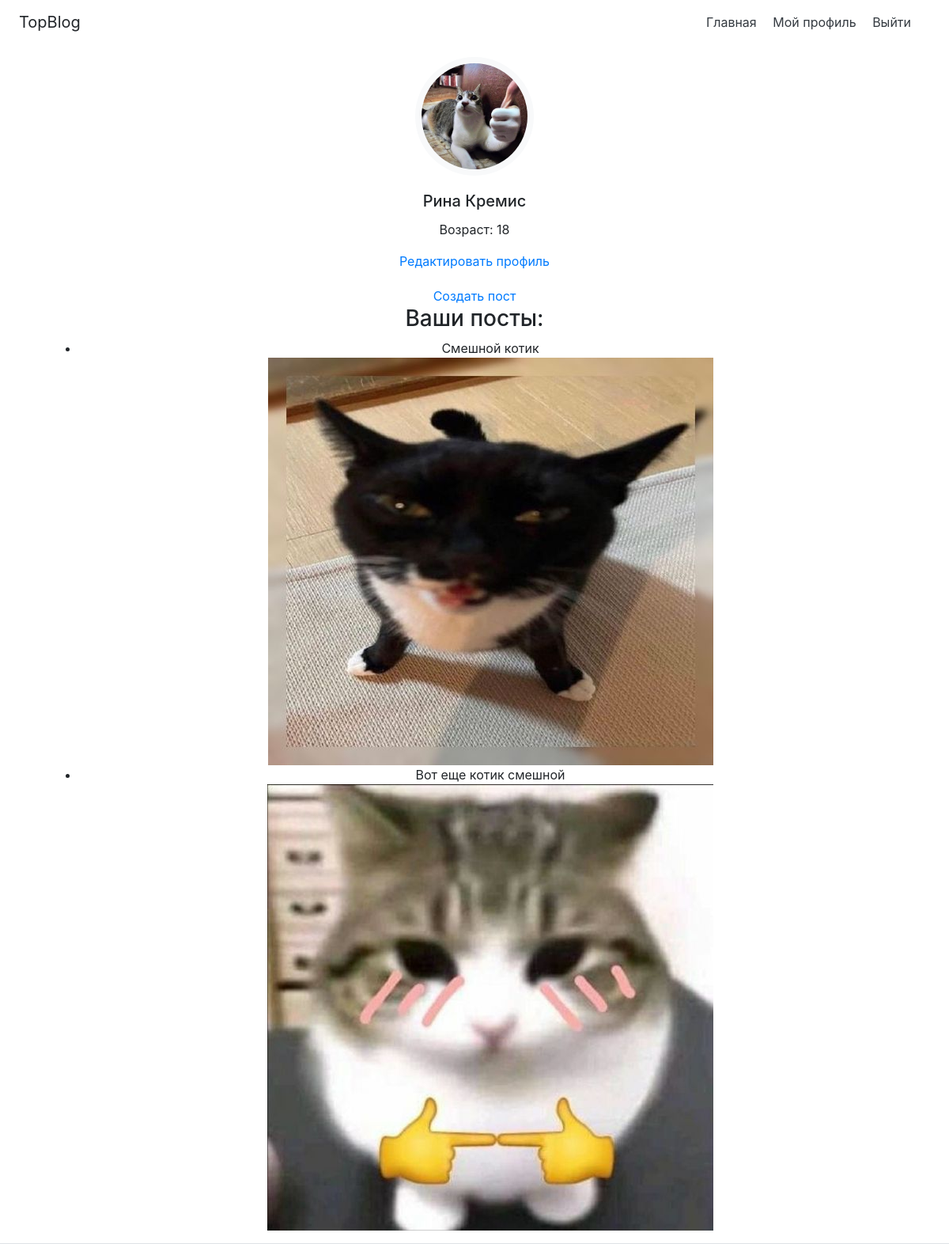
/accounts/profile/ (signed in), run on the app's committed database.
### main/models.py (models this page shows, shortened)
class CustomUser(AbstractUser):
    first_name = models.CharField(max_length=30, blank=True, null=True)
    last_name = models.CharField(max_length=30, blank=True, null=True)
    age = models.IntegerField(blank=True, null=True)
    avatar = models.ImageField(upload_to='avatars/', default=get_default_avatar)
    class Meta(AbstractUser.Meta):
        pass

class Post(models.Model):
    user = models.ForeignKey(CustomUser, on_delete=models.CASCADE)
    text = models.TextField()
    image = models.ImageField(upload_to='post_images/', blank=True, null=True)
    created_at = models.DateTimeField(auto_now_add=True)

### main/views.py (the view)
# urls.py: path('accounts/profile/', profile, name='profile'),
@login_required
def profile(request):
    user_posts = Post.objects.filter(user=request.user)
    return render(request, 'main/profile.html', {'user_posts': user_posts})

### blog/main/templates/main/profile.html
{% extends "main/index.html" %}
{% load bootstrap4 %}
{% block content %}
<div class="align-items-center">
  <div class="col text-center">
    {% if user.is_authenticated %}
    <img src="{{ user.avatar.url }}" alt="Аватар пользователя" class="p-2 bg-light rounded-circle"
      style="height: 150px; width: 150px; object-fit: cover;">
    <div class="card-body">
      <h5 class="card-title">{{ user.first_name }} {{ user.last_name }}</h5>
      <p class="card-text">
        {% if user.age %}
        Возраст: {{ user.age }}
        {% else %}
        Возраст не указан
        {% endif %}
      </p>
      <a href="{% url 'main:edit_user' %}" class="">Редактировать профиль</a>
    </div>
    {% else %}
    <div class="alert alert-warning" role="alert">
      Для просмотра профиля необходимо <a href="{% url 'login' %}" class="alert-link">войти</a> или <a
        href="{% url 'register' %}" class="alert-link">зарегистрироваться</a>.
    </div>
    {% endif %}
  </div>
  <div class="col text-center">
    <a href="#" class="">Создать пост</a>
    {% if user_posts %}
    <h3>Ваши посты:</h3>
    <ul>
      {% for post in user_posts %}
      <li>{{ post.text }}</li>
      {% if post.image %}
      <img src="{{ post.image.url }}" alt="Post Image">
      {% endif %}
      {% endfor %}
    </ul>
    {% else %}
    <p>У вас нет постов.</p>
    {% endif %}
  </div>
</div>
{% endblock %}

### data on the page
CustomUser: avatar (picture), first_name "Рина", last_name "Кремис", age "18"
Post: text "Смешной котик", image (picture)
Post: text "Вот еще котик смешной", image (picture)
